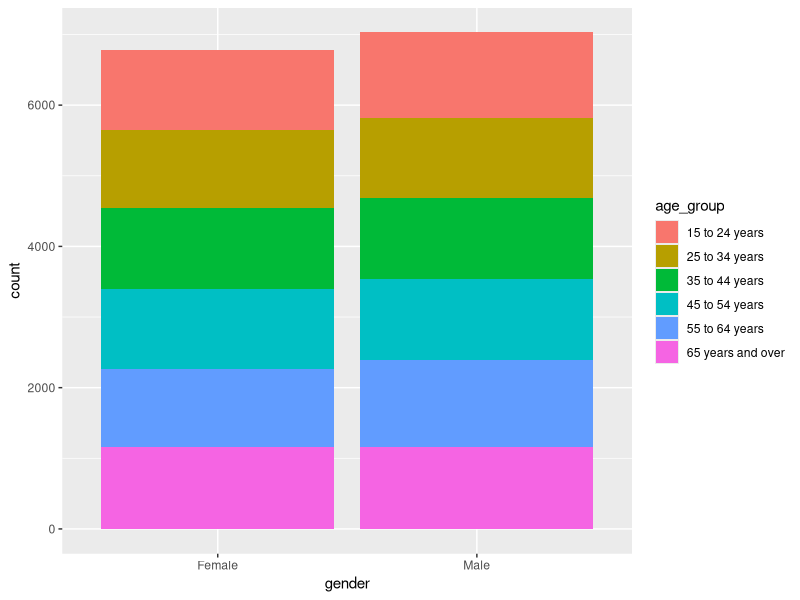
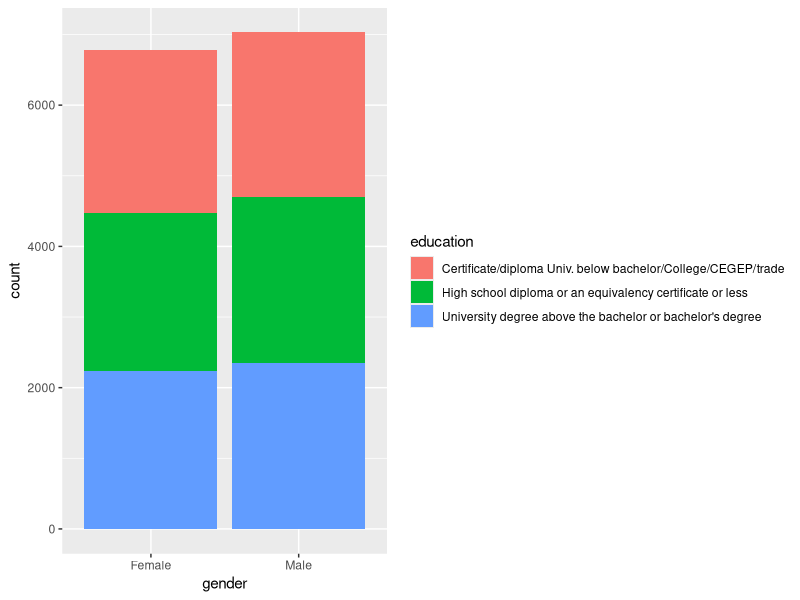

The R script that drew these images, in order:
library(tidyverse)

set.seed(318)
population <- 13810
sim_dataset <- tibble(age_group = sample(x = c(1:6),
                                         size = population,
                                         replace = TRUE),
                      gender = sample(x = c(1:2),
                                      size = population,
                                      replace = TRUE),
                      education = sample(x = c(1:3),
                                      size = population,
                                      replace = TRUE))

sim_dataset <- sim_dataset %>% 
  mutate(age_group=case_when(age_group==1~"15 to 24 years",
                             age_group==2~"25 to 34 years",
                             age_group==3~"35 to 44 years",
                             age_group==4~"45 to 54 years",
                             age_group==5~"55 to 64 years",
                             age_group==6~"65 years and over",),
         gender=case_when(gender==1~'Male',
                          gender==2~'Female'),
         education=case_when(education==1~"High school diploma or an equivalency certificate or less",
                             education==2~"Certificate/diploma Univ. below bachelor/College/CEGEP/trade",
                             education==3~"University degree above the bachelor or bachelor's degree"))

ggplot(sim_dataset, aes(x=gender, fill=age_group)) + geom_bar(stat = 'count')
ggplot(sim_dataset, aes(x=gender, fill=education)) + geom_bar(stat = 'count')

